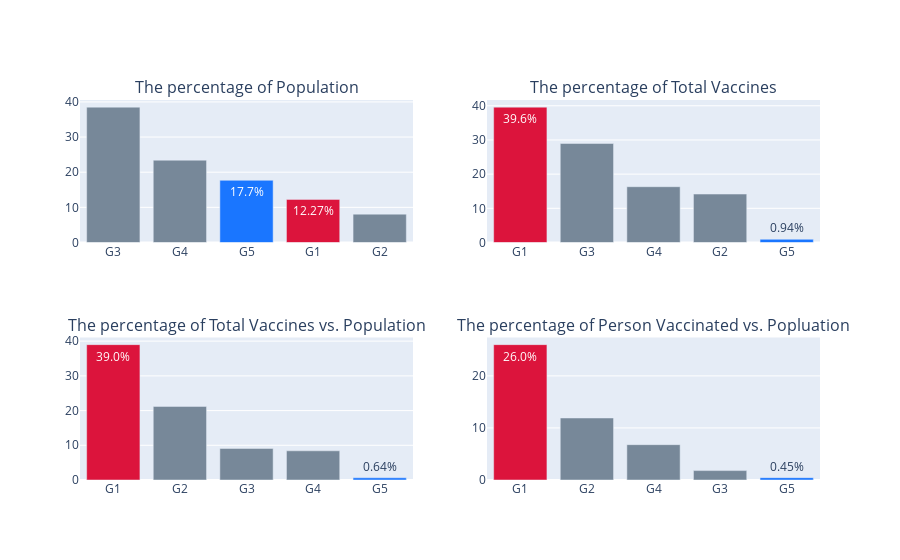

The notebook cell saved with this chart:
### Code cell
from plotly.subplots import make_subplots

target_group = ['G1', 'G5']

t3_for_pop_percent = t3.sort_values(['pop_percent'], ascending=False)
t3_for_vacc_percent = t3.sort_values(['vacc_percent'], ascending=False)
t3_for_vacc_pop_percent = t3.sort_values(['vacc_pop_percent'], ascending=False)
t3_for_per_1_dose_pop_percent = t3.sort_values(['per_1_dose_pop_percent'], ascending=False)

trace0 = go.Bar(name='pop_percent'
                , x=t3_for_pop_percent['HDI_group']
                , y=t3_for_pop_percent['pop_percent']
                , marker={"color": get_colours(t3_for_pop_percent, 'HDI_group', 'G1', 'G5')}
                , text=get_labels(t3_for_pop_percent, 'HDI_group', taget_group, 'pop_percent')
                , textposition='auto'
               )
trace1 = go.Bar(name='vacc_percent'
                , x=t3_for_vacc_percent['HDI_group']
                , y=t3_for_vacc_percent['vacc_percent']
                , marker={"color": get_colours(t3_for_vacc_percent, 'HDI_group', 'G1', 'G5')}
                , text=get_labels(t3_for_vacc_percent, 'HDI_group', target_group, 'vacc_percent')
                , textposition='auto'
               )
trace2 = go.Bar(name='vacc_pop_percent'
                , x=t3_for_vacc_pop_percent['HDI_group']
                , y=t3_for_vacc_pop_percent['vacc_pop_percent']
                , marker={"color": get_colours(t3_for_vacc_pop_percent, 'HDI_group', 'G1', 'G5')}
                , text=get_labels(t3_for_vacc_pop_percent, 'HDI_group', target_group, 'vacc_pop_percent')
                , textposition='auto'
               )
trace3 = go.Bar(name='per_1_dose_pop_percent'
                , x=t3_for_per_1_dose_pop_percent['HDI_group']
                , y=t3_for_per_1_dose_pop_percent['per_1_dose_pop_percent']
                , marker={"color": get_colours(t3_for_per_1_dose_pop_percent, 'HDI_group', 'G1', 'G5')}
                , text=get_labels(t3_for_per_1_dose_pop_percent, 'HDI_group', target_group, 'per_1_dose_pop_percent')
                , textposition='auto'
               )


fig = make_subplots(rows=2,
                    cols=2,
                    subplot_titles=["The percentage of Population", 
                                    "The percentage of Total Vaccines", 
                                    "The percentage of Total Vaccines vs. Population", 
                                    "The percentage of Person Vaccinated vs. Popluation"],
#                     x_title="Group",
#                     y_title="Pecentage[%]"
                   )

# fig.update_layout(showlegend=False)

fig.append_trace(trace0, 1, 1)
fig.append_trace(trace1, 1, 2)
fig.append_trace(trace2, 2, 1)
fig.append_trace(trace3, 2, 2)

fig.update_layout(showlegend=False)

fig.show()

### Figure 1 — Plotly figure (JSON) as saved in the notebook; plotly's stock layout.template omitted (floating-point values rounded to 4 significant figures)
{"data": [{"marker": {"color": ["lightslategray", "lightslategray", "rgb(26, 118, 255)", "crimson", "lightslategray"]}, "name": "pop_percent", "text": ["", "", "17.7%", "12.27%", ""], "textposition": "auto", "type": "bar", "x": ["G3", "G4", "G5", "G1", "G2"], "xaxis": "x", "y": [38.52, 23.43, 17.7, 12.27, 8.07], "yaxis": "y"}, {"marker": {"color": ["crimson", "lightslategray", "lightslategray", "lightslategray", "rgb(26, 118, 255)"]}, "name": "vacc_percent", "text": ["39.6%", "", "", "", "0.94%"], "textposition": "auto", "type": "bar", "x": ["G1", "G3", "G4", "G2", "G5"], "xaxis": "x2", "y": [39.6, 28.97, 16.32, 14.17, 0.94], "yaxis": "y2"}, {"marker": {"color": ["crimson", "lightslategray", "lightslategray", "lightslategray", "rgb(26, 118, 255)"]}, "name": "vacc_pop_percent", "text": ["39.0%", "", "", "", "0.64%"], "textposition": "auto", "type": "bar", "x": ["G1", "G2", "G3", "G4", "G5"], "xaxis": "x3", "y": [39, 21.21, 9.09, 8.41, 0.64], "yaxis": "y3"}, {"marker": {"color": ["crimson", "lightslategray", "lightslategray", "lightslategray", "rgb(26, 118, 255)"]}, "name": "per_1_dose_pop_percent", "text": ["26.0%", "", "", "", "0.45%"], "textposition": "auto", "type": "bar", "x": ["G1", "G2", "G4", "G3", "G5"], "xaxis": "x4", "y": [26, 11.91, 6.79, 1.81, 0.45], "yaxis": "y4"}], "layout": {"annotations": [{"font": {"size": 16}, "showarrow": false, "text": "The percentage of Population", "x": 0.225, "xanchor": "center", "xref": "paper", "y": 1, "yanchor": "bottom", "yref": "paper"}, {"font": {"size": 16}, "showarrow": false, "text": "The percentage of Total Vaccines", "x": 0.775, "xanchor": "center", "xref": "paper", "y": 1, "yanchor": "bottom", "yref": "paper"}, {"font": {"size": 16}, "showarrow": false, "text": "The percentage of Total Vaccines vs. Population", "x": 0.225, "xanchor": "center", "xref": "paper", "y": 0.375, "yanchor": "bottom", "yref": "paper"}, {"font": {"size": 16}, "showarrow": false, "text": "The percentage of Person Vaccinated vs. Popluation", "x": 0.775, "xanchor": "center", "xref": "paper", "y": 0.375, "yanchor": "bottom", "yref": "paper"}], "showlegend": false, "xaxis": {"anchor": "y", "domain": [0, 0.45]}, "xaxis2": {"anchor": "y2", "domain": [0.55, 1]}, "xaxis3": {"anchor": "y3", "domain": [0, 0.45]}, "xaxis4": {"anchor": "y4", "domain": [0.55, 1]}, "yaxis": {"anchor": "x", "domain": [0.625, 1]}, "yaxis2": {"anchor": "x2", "domain": [0.625, 1]}, "yaxis3": {"anchor": "x3", "domain": [0, 0.375]}, "yaxis4": {"anchor": "x4", "domain": [0, 0.375]}}}
